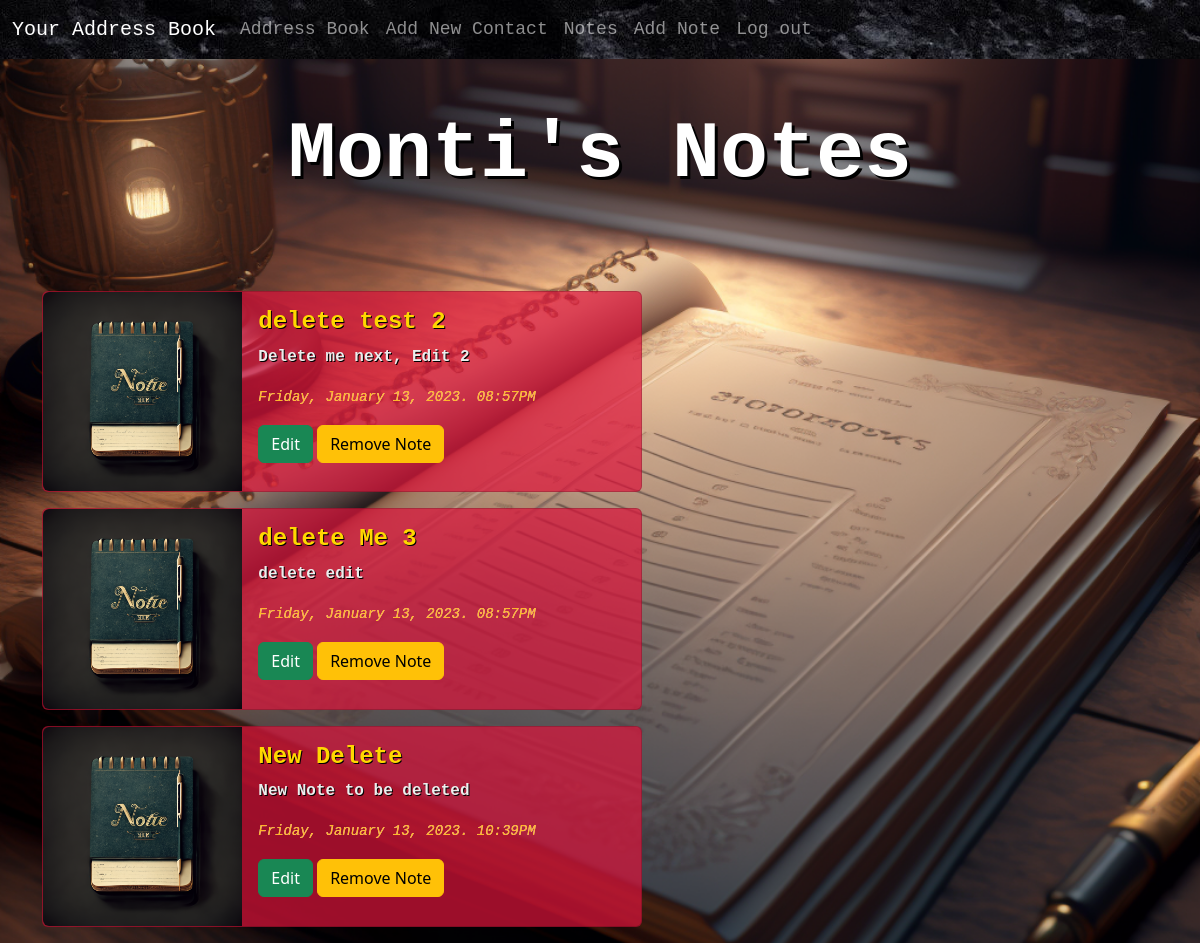
The app's page /notes (signed in) with its own data.
### app/models.py (models this page shows, shortened)
class User(db.Model, UserMixin):
    id = db.Column(db.Integer, primary_key=True)
    first_name = db.Column(db.String(25), nullable=False)
    last_name = db.Column(db.String(25), nullable=False)
    email = db.Column(db.String(50), nullable=False, unique=True)
    username = db.Column(db.String(50), nullable=False, unique=True)
    password = db.Column(db.String(256), nullable=False)
    date_created = db.Column(db.DateTime, nullable=False, default=datetime.utcnow)
    address = db.relationship('Address', backref='author', lazy='dynamic')
    notes = db.relationship('Post', backref='author', lazy='dynamic')

class Post(db.Model):
    id = db.Column(db.Integer, primary_key=True)
    title = db.Column(db.String, nullable=False)
    body = db.Column(db.String, nullable=False)
    date_created = db.Column(db.DateTime, nullable=False, default=datetime.utcnow)
    user_id = db.Column(db.Integer, db.ForeignKey('user.id'))

### app/routes.py (the view)
@app.route('/notes')
@login_required
def notes():
    notes = Post.query.all()
    return render_template('notes.html', notes=notes)

### app/models.py (called while the page is built)
@login.user_loader
def load_user(user_id):
    return User.query.get(user_id)

### app/templates/notes.html (shortened to what this page needs)
{% extends 'base.html' %}
{% block content %}
<h4 class="home1 text-center mt-5">{{ current_user.first_name.title() }}'s Notes</h4>
{% for note in notes%}
<div class="crd1 card mb-3" style="max-width: 50vmax;">
  <div class="row g-0">
    <div class="col-md-4">
      <img src="{{url_for('static', filename='note.png')}}" class="img-fluid rounded-start" alt="...">
    </div>
    <div class="col-md-8">
      <div class="card-body">
        <h4 class="ct1 card-title">{{ note.title }}</h4>
        <p class="cb1 card-text">{{ note.body }}</p>
        <p class="cb2 card-text"><small><cite title="Source Title">{{ note.date_created.strftime('%A, %B %d, %Y. %I:%M%p') }}</cite></small></p>
        <a href="{{ url_for('edit_post', post_id=note.id) }}" class="edbtn btn btn-success">Edit</a>
        <button type="button" class="delbtn btn btn-warning" data-bs-toggle="modal" data-bs-target="#deleteModal-{{note.id}}">
          Remove Note
      </button>
      </div>
    </div>
  </div>
</div>
{% endfor %}
{% endblock %}

### app/templates/base.html (shortened to what this page needs)
<!DOCTYPE html>
<html lang="en">
<head>
    <link rel="stylesheet" href="https://cdn.jsdelivr.net/npm/bootstrap@5.3.0-alpha1/dist/css/bootstrap.min.css">
    <link rel="stylesheet" href="{{ url_for('static', filename='stylesheet.css')}}">
</head>
<body class="bg-warning" style="background-image: url('static/addressbook.png'); background-position: center; background-size: cover;">
    {% include 'nav.html' %}
    <div class="container">
        {% block content %}
        {% endblock %}
    </div>
</body>
</html>

### app/templates/nav.html (shortened to what this page needs)
<nav class="navbar navbar-expand-lg bg-dark" data-bs-theme="dark" style="background-image: url('static/blackstone.jpg');">
    <div class="container-fluid">
        <a class="navbar-brand" href="#">Your Address Book</a>
        <div class="collapse navbar-collapse" id="navbarNavAltMarkup">
        <div class="navbar-nav">
            {% if current_user.is_authenticated %}
            <a class="nav-link" href="{{url_for('address')}}">Address Book</a>
            <a class="nav-link" href="{{url_for('create_contact')}}">Add New Contact</a>
            <a class="nav-link" href="{{url_for('notes')}}">Notes</a>
            <a class="nav-link" href="{{url_for('create_note')}}">Add Note</a>
            <a class="nav-link" href="{{url_for('logout')}}">Log out</a>
            {% else %}
            <a class="nav-link" href="{{url_for('index')}}">Welcome</a>
            <a class="nav-link" href="{{url_for('address')}}">Address Book</a>
            <a class="nav-link" href="{{url_for('notes')}}">Notes</a>
            <a class="nav-link" href="{{url_for('login')}}">Log In</a>
            <a class="nav-link" href="{{url_for('signup')}}">Sign Up</a>
            {% endif %}
        </div>
        </div>
    </div>
</nav>

### app/static/stylesheet.css (style rules this page uses)
.home1 { color: white; font-weight: bold; font-family: "Courier New", Courier, monospace; font-size: 5em; text-shadow: 3px 3px 0px black; padding-bottom: 1em; }
.navbar { font-family: "Courier New", Courier, monospace; font-size: large; }
.crd1 { background-color: rgba(220, 20, 60, 0.708); }
.ct1 { color: gold; text-shadow: 1px 1px 0px black; font-family: "Courier New", Courier, monospace; font-weight: bold; }
.cb1 { color: rgb(237, 237, 237); text-shadow: 1px 1px 0px black; font-family: "Courier New", Courier, monospace; font-weight: bold; }
.cb2 { color: rgba(255, 170, 1, 0.856); text-shadow: 0px 0px 0px rgb(255, 255, 255); font-family: "Courier New", Courier, monospace; }

### records on screen
User: first_name "Monti"
Post: title "delete test 2", body "Delete me next, Edit 2", date_created "Friday, January 13, 2023. 08:57PM"
Post: title "delete Me 3", body "delete edit", date_created "Friday, January 13, 2023. 08:57PM"
Post: title "New Delete", body "New Note to be deleted", date_created "Friday, January 13, 2023. 10:39PM"
